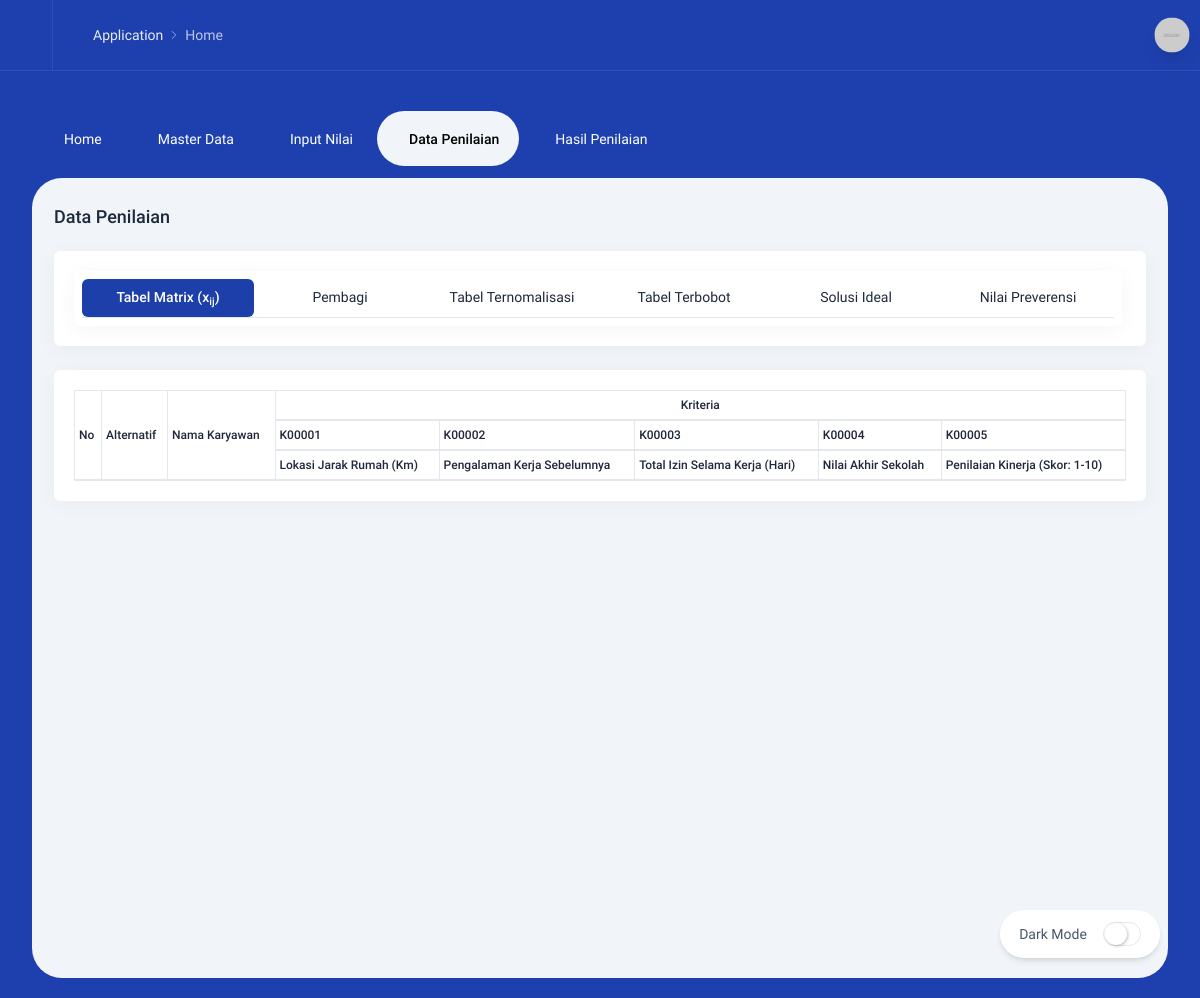
/index.php/penilaian, run on the app's committed database.
### tables this page shows
CREATE TABLE `tb_kriteria` (
  `id_kriteria` varchar(15) NOT NULL,
  `nm_kriteria` varchar(50) DEFAULT NULL,
  `bobot_kriteria` int(11) DEFAULT NULL,
  `jenis_kriteria` enum('BENEFIT','COST') DEFAULT NULL
);

### application/controllers/Penilaian.php (called while the page is built, shortened)
<?php
class Penilaian extends CI_Controller {
	public function index()
	{
		$this->load->view('template/header');
    $this->load->view('template/topmenu');
    $this->load->view('pages/penilaian');
    $this->load->view('template/footer');
	}
}

### index.php (called while the page is built, shortened)
<?php
require_once BASEPATH.'core/CodeIgniter.php';

### application/views/pages/penilaian.php (the view, shortened to what this page needs)
<link rel="stylesheet" type="text/css" href="<?php echo base_url('/assets/datatables/jquery.dataTables.min.css'); ?>">
<?php
$data = $this->db->query("SELECT id_kriteria, nm_kriteria FROM tb_kriteria")->result_array();
$jml_kriteria = count($data);
?>
<div class="content">
    <h2 class="intro-y text-lg font-medium mt-10">
        Data Penilaian
    </h2>
    <div class="intro-y chat grid grid-cols-12 gap-6 mt-5"
        x-data="{
                  activeTab:1,
                  activeClass: 'flex-1 py-2 rounded-md text-center active',
                  inactiveClass : 'flex-1 py-2 rounded-md text-center'
              }"
    >
        <div class="intro-y col-span-12">
          <div class="box">
            <div class="p-5"
            >
              <div class="intro-y pr-1">
                <div class="box p-2">
                  <div class="chat__tabs nav nav-tabs justify-center" role="tablist">
                    <a id="chats-tab" href="javascript:;" x-on:click="activeTab = 1" :class="activeTab === 1 ? activeClass : inactiveClass">Tabel Matrix (x<sub>ij</sub>)</a>
                    <a id="chats-tab" href="javascript:;" x-on:click="activeTab = 2" :class="activeTab === 2 ? activeClass : inactiveClass">Pembagi</a>
                    <a id="chats-tab" href="javascript:;" x-on:click="activeTab = 3" :class="activeTab === 3 ? activeClass : inactiveClass">Tabel Ternomalisasi</a>
                    <a id="chats-tab" href="javascript:;" x-on:click="activeTab = 4" :class="activeTab === 4 ? activeClass : inactiveClass">Tabel Terbobot</a>
                    <a id="chats-tab" href="javascript:;" x-on:click="activeTab = 5" :class="activeTab === 5 ? activeClass : inactiveClass">Solusi Ideal</a>
                    <a id="chats-tab" href="javascript:;" x-on:click="activeTab = 6" :class="activeTab === 6 ? activeClass : inactiveClass">Nilai Preverensi</a>
                  </div>
                </div>
              </div>
            </div>
          </div>
        </div>
        <div class="intro-y col-span-12">
            <div class="box">
              <div class="p-5">
                <div class="tab-content">
                  <div x-show="activeTab === 1">
                    <table id="tb_matrix" class="table table-striped table-bordered table-hover" style="font-size: 12px;">
                      <thead>
                        <tr>
                            <th rowspan="3">No</th>
                            <th rowspan="3">Alternatif</th>
                            <th rowspan="3">Nama Karyawan</th>
                            <th colspan="<?= $jml_kriteria ?>" style="text-align: center;">Kriteria</th>
                        </tr>
                        <tr>
                          <?php
                            foreach($data as $row){
                              echo "<th>".$row['id_kriteria']."</th>";
                            }
                          ?>
                        </tr>
                        <tr>
                          <?php
                            foreach($data as $row){
                              echo "<th>".$row['nm_kriteria']."</th>";
                            }
                          ?>
                        </tr>
                      </thead>
                    </table>
                  </div>
                </div>
              </div>
            </div>
        </div>
    </div>
</div>

### application/views/template/header.php (shortened to what this page needs)
<!DOCTYPE html>
<html lang="en" class="light">
    <head>
        <link rel="stylesheet" href="<?php echo base_url('/assets/dist/css/app.css'); ?>" />
        <link rel="stylesheet" href="<?php echo base_url('/assets/toastr/toastr.min.css'); ?>">
        <link rel="stylesheet" href="<?php echo base_url('/assets/css/loader.css'); ?>">
        <link rel="stylesheet" href="<?php echo base_url('/assets/select2/styles.css'); ?>">
    </head>
    <body class="py-5">
        <div class="border-b border-white/[0.08] -mt-10 md:-mt-5 -mx-3 sm:-mx-8 px-3 sm:px-8 pt-3 md:pt-0 mb-10">
            <div class="top-bar-boxed flex items-center">
                <nav aria-label="breadcrumb" class="-intro-x h-full mr-auto">
                    <ol class="breadcrumb breadcrumb-light">
                        <li class="breadcrumb-item"><a href="#">Application</a></li>
                        <li class="breadcrumb-item active" aria-current="page">Home</li>
                    </ol>
                </nav>
                <div class="intro-x dropdown w-8 h-8">
                    <div class="dropdown-toggle w-8 h-8 rounded-full overflow-hidden shadow-lg image-fit zoom-in scale-110" role="button" aria-expanded="false" data-tw-toggle="dropdown">
                        <img alt="Rubick Tailwind HTML Admin Template" src="<?php echo base_url('/assets/dist/images/profile-11.jpg'); ?>">
                    </div>
                </div>
            </div>
        </div>

### application/views/template/topmenu.php (shortened to what this page needs)
<nav class="top-nav">
    <ul>
        <li>
            <a href="<?php echo base_url("home")?>" class="top-menu <?= ($this->uri->segment(1) == 'home') ? 'top-menu--active' : '' ?>">
                <div class="top-menu__title"> Home  </div>
            </a>
        </li>
        <li>
            <a href="javascript:;" class="top-menu <?= ($this->uri->segment(1) == 'master') ? 'top-menu--active' : '' ?>">
                <div class="top-menu__title"> Master Data  <i data-feather="chevron-down" class="top-menu__sub-icon"></i> </div>
            </a>
        </li>
        <li>
            <a href="<?php echo base_url("nilai")?>" class="top-menu <?= ($this->uri->segment(1) == 'nilai') ? 'top-menu--active' : '' ?>">
                <div class="top-menu__title"> Input Nilai </div>
            </a>
        </li>
        <li>
            <a href="<?php echo base_url("penilaian")?>" class="top-menu <?= ($this->uri->segment(1) == 'penilaian') ? 'top-menu--active' : '' ?>">
                <div class="top-menu__title"> Data Penilaian  </div>
            </a>
        </li>
        <li>
            <a href="<?php echo base_url("hasil")?>" class="top-menu <?= ($this->uri->segment(1) == 'hasil') ? 'top-menu--active' : '' ?>">
                <div class="top-menu__title"> Hasil Penilaian  </div>
            </a>
        </li>
    </ul>
</nav>

### application/views/template/footer.php (shortened to what this page needs)
        <div data-url="javascript:;" class="dark-mode-switcher cursor-pointer shadow-md fixed bottom-0 right-0 box border rounded-full w-40 h-12 flex items-center justify-center z-50 mb-10 mr-10">
            <div class="mr-4 text-slate-600 dark:text-slate-200" >Dark Mode</div>
            <div class="dark-mode-switcher__toggle border" onclick="test()"></div>
        </div>
    </body>
</html>

### assets/css/loader.css (style rules this page uses)
body { font-family: roboto; }

### assets/select2/styles.css (style rules this page uses)
html { line-height: 1.5; -webkit-text-size-adjust: 100%; -moz-tab-size: 4; -o-tab-size: 4; tab-size: 4; font-family: ui-sans-serif, system-ui, -apple-system, BlinkMacSystemFont, "Segoe UI", Roboto, "Helvetica Neue", Arial, "Noto Sans", sans-serif, "Apple Color Emoji", "Segoe UI Emoji", "Segoe UI Symbol", "Noto Color Emoji"; }
body { margin: 0; line-height: inherit; }
h1, h2, h3, h4, h5, h6 { font-size: inherit; font-weight: inherit; }
a { color: inherit; text-decoration: inherit; }
sub, sup { font-size: 75%; line-height: 0; position: relative; vertical-align: baseline; }
sub { bottom: -0.25em; }
table { text-indent: 0; border-color: inherit; border-collapse: collapse; }
blockquote, dl, dd, h1, h2, h3, h4, h5, h6, hr, figure, p, pre { margin: 0; }
ol, ul, menu { list-style: none; margin: 0; padding: 0; }
button, [role="button"] { cursor: pointer; }
img, svg, video, canvas, audio, iframe, embed, object { display: block; vertical-align: middle; }
img, video { max-width: 100%; height: auto; }
.fixed { position: fixed; }
.right-0 { right: 0px; }
.z-50 { z-index: 50; }
.flex { display: flex; }
.h-full { height: 100%; }
.cursor-pointer { cursor: pointer; }
.items-center { align-items: center; }
.justify-center { justify-content: center; }
.overflow-hidden { overflow: hidden; }
.border { border-width: 1px; }
.p-2 { padding: 0.5rem; }
.px-3 { padding-left: 0.75rem; padding-right: 0.75rem; }
.py-2 { padding-top: 0.5rem; padding-bottom: 0.5rem; }
.text-center { text-align: center; }

### application/views/pages/penilaian.php (style rules this page uses)
table thead th, table thead td, table tfoot th, table tfoot td, table tbody th, table tbody td { padding: 4px!important; }
.chat .chat__tabs a.active { --tw-bg-opacity: 1; background-color: rgba(28,63,170,var(--tw-bg-opacity)); --tw-text-opacity: 1; color: rgba(255,255,255,var(--tw-text-opacity)); }
.nav.nav-tabs .active { --tw-border-opacity: 1; border-color: rgba(28,63,170,var(--tw-border-opacity)); border-bottom-width: 2px; font-weight: 500; }

### data on the page
tb_kriteria: id_kriteria "K00001", nm_kriteria "Lokasi Jarak Rumah (Km)"
tb_kriteria: id_kriteria "K00002", nm_kriteria "Pengalaman Kerja Sebelumnya"
tb_kriteria: id_kriteria "K00003", nm_kriteria "Total Izin Selama Kerja (Hari)"
tb_kriteria: id_kriteria "K00004", nm_kriteria "Nilai Akhir Sekolah"
tb_kriteria: id_kriteria "K00005", nm_kriteria "Penilaian Kinerja (Skor: 1-10)"
